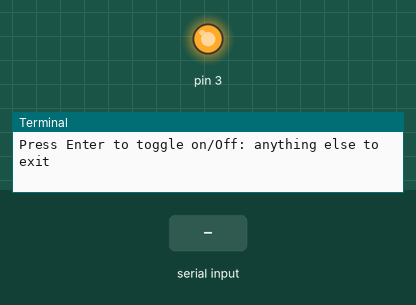
The program below on a simulated Raspberry Pi (header pin numbers). Shown: output pins drawn as LEDs (lit = HIGH), the last lines printed to the terminal. The inputs (shaded band) are chosen by the test bench. At 1.3 s the program stops and its outputs stay as they are.

Above: at 1.2 s.
1.3 s: "1" typed at the terminal, then Enter
At 2.5 s:
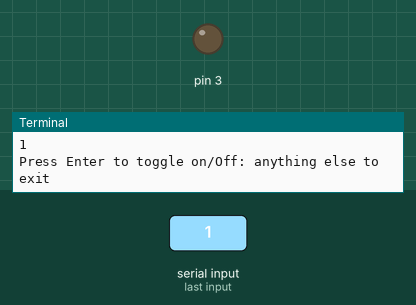
Timing chart, 0 to 2.8 s (numbered marks = the images above; inputs shaded):
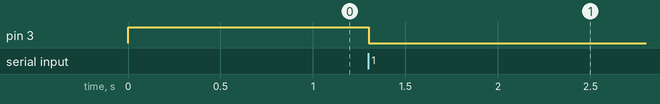

Measured:
- after the input at 1.3 s, pin 3: HIGH → LOW at once

The program:

Blink.py
```python
import RPi.GPIO as GPIO

GPIO.setmode(GPIO.BOARD)
GPIO.setup(3,GPIO.OUT)

leave=False
print("Press Enter to toggle on/Off: anything else to exit")

while(not leave):
	GPIO.output(3,GPIO.input(3)^1)
	if input()=='':
		leave=0
	else:
		leave=1
	print("Press Enter to toggle on/Off: anything else to exit")

GPIO.cleanup()
```
